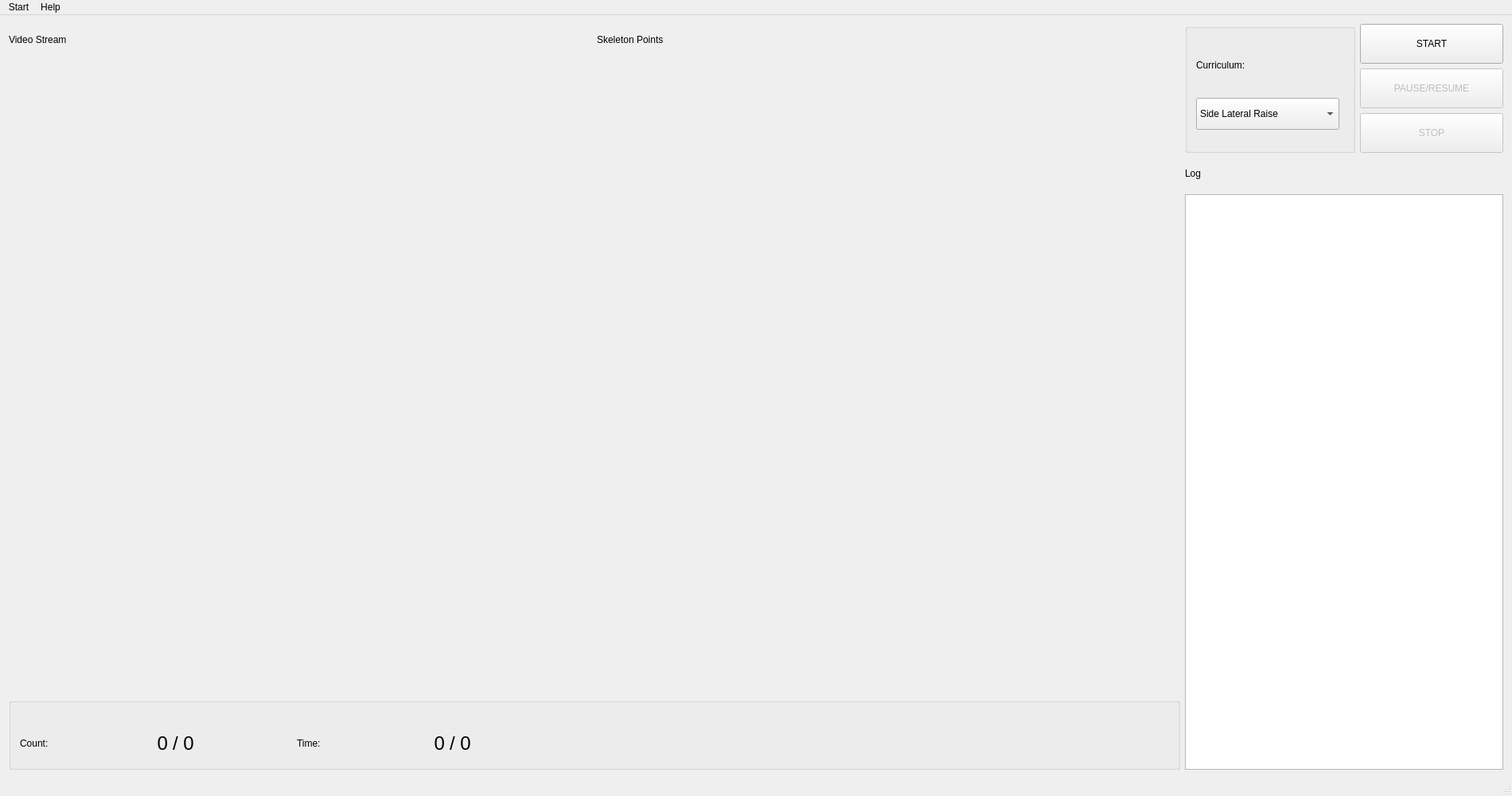
<?xml version="1.0" encoding="UTF-8"?>
<ui version="4.0">
 <class>AIcoacherGUIClass</class>
 <widget class="QMainWindow" name="AIcoacherGUIClass">
  <property name="enabled">
   <bool>true</bool>
  </property>
  <property name="geometry">
   <rect>
    <x>0</x>
    <y>0</y>
    <width>1900</width>
    <height>1000</height>
   </rect>
  </property>
  <property name="minimumSize">
   <size>
    <width>1900</width>
    <height>1000</height>
   </size>
  </property>
  <property name="windowTitle">
   <string>AIcoacher</string>
  </property>
  <widget class="QWidget" name="centralWidget">
   <layout class="QGridLayout" name="gridLayout">
    <item row="0" column="0">
     <layout class="QVBoxLayout" name="verticalLayout_main">
      <property name="spacing">
       <number>5</number>
      </property>
      <item>
       <layout class="QHBoxLayout" name="horizontalLayout_viewers">
        <item>
         <layout class="QVBoxLayout" name="verticalLayout_original">
          <item>
           <widget class="QLabel" name="label_original">
            <property name="minimumSize">
             <size>
              <width>150</width>
              <height>40</height>
             </size>
            </property>
            <property name="maximumSize">
             <size>
              <width>16777215</width>
              <height>40</height>
             </size>
            </property>
            <property name="font">
             <font>
              <family>Microsoft YaHei UI</family>
             </font>
            </property>
            <property name="text">
             <string>Video Stream</string>
            </property>
           </widget>
          </item>
          <item>
           <widget class="QLabel" name="video_original">
            <property name="minimumSize">
             <size>
              <width>500</width>
              <height>500</height>
             </size>
            </property>
            <property name="text">
             <string/>
            </property>
           </widget>
          </item>
         </layout>
        </item>
        <item>
         <layout class="QVBoxLayout" name="verticalLayout_processed">
          <item>
           <widget class="QLabel" name="label_processed">
            <property name="minimumSize">
             <size>
              <width>150</width>
              <height>40</height>
             </size>
            </property>
            <property name="maximumSize">
             <size>
              <width>16777215</width>
              <height>40</height>
             </size>
            </property>
            <property name="font">
             <font>
              <family>Microsoft YaHei UI</family>
             </font>
            </property>
            <property name="text">
             <string>Skeleton Points</string>
            </property>
           </widget>
          </item>
          <item>
           <widget class="QLabel" name="video_processed">
            <property name="minimumSize">
             <size>
              <width>500</width>
              <height>500</height>
             </size>
            </property>
            <property name="frameShape">
             <enum>QFrame::NoFrame</enum>
            </property>
            <property name="frameShadow">
             <enum>QFrame::Raised</enum>
            </property>
            <property name="text">
             <string/>
            </property>
           </widget>
          </item>
         </layout>
        </item>
       </layout>
      </item>
      <item>
       <widget class="QGroupBox" name="groupBox_2">
        <property name="minimumSize">
         <size>
          <width>0</width>
          <height>90</height>
         </size>
        </property>
        <property name="maximumSize">
         <size>
          <width>16777215</width>
          <height>90</height>
         </size>
        </property>
        <property name="title">
         <string/>
        </property>
        <layout class="QHBoxLayout" name="horizontalLayout">
         <item>
          <widget class="QLabel" name="label_count">
           <property name="minimumSize">
            <size>
             <width>90</width>
             <height>80</height>
            </size>
           </property>
           <property name="maximumSize">
            <size>
             <width>90</width>
             <height>80</height>
            </size>
           </property>
           <property name="font">
            <font>
             <family>Microsoft YaHei UI</family>
            </font>
           </property>
           <property name="text">
            <string>Count:</string>
           </property>
          </widget>
         </item>
         <item>
          <widget class="QLabel" name="label_count_num">
           <property name="minimumSize">
            <size>
             <width>90</width>
             <height>80</height>
            </size>
           </property>
           <property name="maximumSize">
            <size>
             <width>90</width>
             <height>80</height>
            </size>
           </property>
           <property name="font">
            <font>
             <family>Microsoft YaHei UI</family>
             <pointsize>18</pointsize>
            </font>
           </property>
           <property name="text">
            <string>0</string>
           </property>
           <property name="alignment">
            <set>Qt::AlignRight|Qt::AlignTrailing|Qt::AlignVCenter</set>
           </property>
          </widget>
         </item>
         <item>
          <widget class="QLabel" name="label_count_max">
           <property name="minimumSize">
            <size>
             <width>150</width>
             <height>80</height>
            </size>
           </property>
           <property name="maximumSize">
            <size>
             <width>150</width>
             <height>80</height>
            </size>
           </property>
           <property name="font">
            <font>
             <family>Microsoft YaHei UI</family>
             <pointsize>18</pointsize>
            </font>
           </property>
           <property name="text">
            <string>/ 0</string>
           </property>
          </widget>
         </item>
         <item>
          <widget class="QLabel" name="label_time">
           <property name="minimumSize">
            <size>
             <width>90</width>
             <height>80</height>
            </size>
           </property>
           <property name="maximumSize">
            <size>
             <width>90</width>
             <height>80</height>
            </size>
           </property>
           <property name="font">
            <font>
             <family>Microsoft YaHei UI</family>
            </font>
           </property>
           <property name="text">
            <string>Time: </string>
           </property>
          </widget>
         </item>
         <item>
          <widget class="QLabel" name="label_time_num">
           <property name="minimumSize">
            <size>
             <width>90</width>
             <height>80</height>
            </size>
           </property>
           <property name="maximumSize">
            <size>
             <width>90</width>
             <height>80</height>
            </size>
           </property>
           <property name="font">
            <font>
             <family>Microsoft YaHei UI</family>
             <pointsize>18</pointsize>
            </font>
           </property>
           <property name="text">
            <string>0</string>
           </property>
           <property name="alignment">
            <set>Qt::AlignRight|Qt::AlignTrailing|Qt::AlignVCenter</set>
           </property>
          </widget>
         </item>
         <item>
          <widget class="QLabel" name="label_time_max">
           <property name="minimumSize">
            <size>
             <width>150</width>
             <height>80</height>
            </size>
           </property>
           <property name="maximumSize">
            <size>
             <width>150</width>
             <height>80</height>
            </size>
           </property>
           <property name="font">
            <font>
             <family>Microsoft YaHei UI</family>
             <pointsize>18</pointsize>
            </font>
           </property>
           <property name="text">
            <string>/ 0</string>
           </property>
          </widget>
         </item>
         <item>
          <widget class="QLabel" name="label_prompt_content">
           <property name="minimumSize">
            <size>
             <width>0</width>
             <height>80</height>
            </size>
           </property>
           <property name="maximumSize">
            <size>
             <width>16777215</width>
             <height>80</height>
            </size>
           </property>
           <property name="font">
            <font>
             <family>Microsoft YaHei UI</family>
            </font>
           </property>
           <property name="text">
            <string/>
           </property>
          </widget>
         </item>
        </layout>
       </widget>
      </item>
     </layout>
    </item>
    <item row="0" column="1">
     <layout class="QVBoxLayout" name="verticalLayout_right">
      <item>
       <layout class="QHBoxLayout" name="horizontalLayout_4">
        <item>
         <widget class="QGroupBox" name="groupBox">
          <property name="minimumSize">
           <size>
            <width>190</width>
            <height>90</height>
           </size>
          </property>
          <property name="title">
           <string/>
          </property>
          <layout class="QVBoxLayout" name="verticalLayout">
           <item>
            <widget class="QLabel" name="label">
             <property name="minimumSize">
              <size>
               <width>180</width>
               <height>40</height>
              </size>
             </property>
             <property name="maximumSize">
              <size>
               <width>180</width>
               <height>40</height>
              </size>
             </property>
             <property name="font">
              <font>
               <family>Microsoft YaHei UI</family>
              </font>
             </property>
             <property name="text">
              <string>Curriculum: </string>
             </property>
            </widget>
           </item>
           <item>
            <widget class="QComboBox" name="comboBox_class">
             <property name="minimumSize">
              <size>
               <width>180</width>
               <height>40</height>
              </size>
             </property>
             <property name="maximumSize">
              <size>
               <width>180</width>
               <height>40</height>
              </size>
             </property>
             <property name="font">
              <font>
               <family>Microsoft YaHei UI</family>
              </font>
             </property>
             <item>
              <property name="text">
               <string>Side Lateral Raise</string>
              </property>
             </item>
             <item>
              <property name="text">
               <string>Y-Stretch</string>
              </property>
             </item>
             <item>
              <property name="text">
               <string>Squat</string>
              </property>
             </item>
            </widget>
           </item>
          </layout>
         </widget>
        </item>
        <item>
         <layout class="QVBoxLayout" name="verticalLayout_2">
          <item>
           <widget class="QPushButton" name="pushButton_start">
            <property name="enabled">
             <bool>true</bool>
            </property>
            <property name="minimumSize">
             <size>
              <width>180</width>
              <height>50</height>
             </size>
            </property>
            <property name="maximumSize">
             <size>
              <width>180</width>
              <height>60</height>
             </size>
            </property>
            <property name="font">
             <font>
              <family>Microsoft YaHei UI</family>
              <weight>50</weight>
              <bold>false</bold>
             </font>
            </property>
            <property name="text">
             <string>START</string>
            </property>
           </widget>
          </item>
          <item>
           <widget class="QPushButton" name="pushButton_suspend">
            <property name="enabled">
             <bool>false</bool>
            </property>
            <property name="minimumSize">
             <size>
              <width>180</width>
              <height>50</height>
             </size>
            </property>
            <property name="maximumSize">
             <size>
              <width>180</width>
              <height>60</height>
             </size>
            </property>
            <property name="font">
             <font>
              <family>Microsoft YaHei UI</family>
              <weight>50</weight>
              <bold>false</bold>
             </font>
            </property>
            <property name="text">
             <string>PAUSE/RESUME</string>
            </property>
           </widget>
          </item>
          <item>
           <widget class="QPushButton" name="pushButton_stop">
            <property name="enabled">
             <bool>false</bool>
            </property>
            <property name="minimumSize">
             <size>
              <width>180</width>
              <height>50</height>
             </size>
            </property>
            <property name="maximumSize">
             <size>
              <width>180</width>
              <height>60</height>
             </size>
            </property>
            <property name="font">
             <font>
              <family>Microsoft YaHei UI</family>
              <weight>50</weight>
              <bold>false</bold>
             </font>
            </property>
            <property name="text">
             <string>STOP</string>
            </property>
           </widget>
          </item>
         </layout>
        </item>
       </layout>
      </item>
      <item>
       <widget class="QLabel" name="label_log">
        <property name="minimumSize">
         <size>
          <width>90</width>
          <height>40</height>
         </size>
        </property>
        <property name="maximumSize">
         <size>
          <width>16777215</width>
          <height>40</height>
         </size>
        </property>
        <property name="font">
         <font>
          <family>Microsoft YaHei UI</family>
         </font>
        </property>
        <property name="text">
         <string>Log</string>
        </property>
       </widget>
      </item>
      <item>
       <widget class="QTextBrowser" name="textBrowser_log">
        <property name="minimumSize">
         <size>
          <width>400</width>
          <height>60</height>
         </size>
        </property>
        <property name="maximumSize">
         <size>
          <width>400</width>
          <height>16777215</height>
         </size>
        </property>
        <property name="font">
         <font>
          <family>Microsoft YaHei UI</family>
         </font>
        </property>
       </widget>
      </item>
     </layout>
    </item>
   </layout>
  </widget>
  <widget class="QMenuBar" name="menuBar">
   <property name="geometry">
    <rect>
     <x>0</x>
     <y>0</y>
     <width>1900</width>
     <height>23</height>
    </rect>
   </property>
   <widget class="QMenu" name="menuFile">
    <property name="title">
     <string>Start</string>
    </property>
    <addaction name="action_load_file"/>
    <addaction name="action_load_camera"/>
    <addaction name="separator"/>
    <addaction name="action_exit"/>
   </widget>
   <widget class="QMenu" name="menu_About">
    <property name="title">
     <string>Help</string>
    </property>
    <addaction name="action_about"/>
   </widget>
   <addaction name="menuFile"/>
   <addaction name="menu_About"/>
  </widget>
  <widget class="QStatusBar" name="statusBar"/>
  <action name="action_exit">
   <property name="text">
    <string>Exit</string>
   </property>
  </action>
  <action name="action_save_video">
   <property name="enabled">
    <bool>false</bool>
   </property>
   <property name="text">
    <string>保存检测视频</string>
   </property>
  </action>
  <action name="action_about">
   <property name="text">
    <string>About</string>
   </property>
  </action>
  <action name="action_save_data">
   <property name="enabled">
    <bool>false</bool>
   </property>
   <property name="text">
    <string>保存动作序列</string>
   </property>
  </action>
  <action name="action_load_file">
   <property name="text">
    <string>Load video file</string>
   </property>
  </action>
  <action name="action_load_camera">
   <property name="enabled">
    <bool>false</bool>
   </property>
   <property name="text">
    <string>Load webcam</string>
   </property>
  </action>
  <action name="action_etract">
   <property name="text">
    <string>_etract</string>
   </property>
  </action>
  <action name="action_extract">
   <property name="enabled">
    <bool>false</bool>
   </property>
   <property name="text">
    <string>动作提取</string>
   </property>
  </action>
  <action name="action_train">
   <property name="enabled">
    <bool>false</bool>
   </property>
   <property name="text">
    <string>动作训练</string>
   </property>
  </action>
  <action name="action_class_edit">
   <property name="enabled">
    <bool>false</bool>
   </property>
   <property name="text">
    <string>课程编辑</string>
   </property>
  </action>
 </widget>
 <layoutdefault spacing="6" margin="11"/>
 <resources>
  <include location="AIcoacherGUI.qrc"/>
 </resources>
 <connections>
  <connection>
   <sender>action_exit</sender>
   <signal>triggered()</signal>
   <receiver>AIcoacherGUIClass</receiver>
   <slot>menuExitClicked()</slot>
   <hints>
    <hint type="sourcelabel">
     <x>-1</x>
     <y>-1</y>
    </hint>
    <hint type="destinationlabel">
     <x>511</x>
     <y>383</y>
    </hint>
   </hints>
  </connection>
  <connection>
   <sender>pushButton_start</sender>
   <signal>clicked()</signal>
   <receiver>AIcoacherGUIClass</receiver>
   <slot>pushButtonStartClicked()</slot>
   <hints>
    <hint type="sourcelabel">
     <x>120</x>
     <y>577</y>
    </hint>
    <hint type="destinationlabel">
     <x>511</x>
     <y>299</y>
    </hint>
   </hints>
  </connection>
  <connection>
   <sender>pushButton_stop</sender>
   <signal>clicked()</signal>
   <receiver>AIcoacherGUIClass</receiver>
   <slot>pushButtonEndClicked()</slot>
   <hints>
    <hint type="sourcelabel">
     <x>120</x>
     <y>743</y>
    </hint>
    <hint type="destinationlabel">
     <x>599</x>
     <y>449</y>
    </hint>
   </hints>
  </connection>
  <connection>
   <sender>pushButton_suspend</sender>
   <signal>clicked()</signal>
   <receiver>AIcoacherGUIClass</receiver>
   <slot>pushButtonSuspendClicked()</slot>
   <hints>
    <hint type="sourcelabel">
     <x>120</x>
     <y>660</y>
    </hint>
    <hint type="destinationlabel">
     <x>599</x>
     <y>449</y>
    </hint>
   </hints>
  </connection>
  <connection>
   <sender>action_load_file</sender>
   <signal>triggered()</signal>
   <receiver>AIcoacherGUIClass</receiver>
   <slot>menuFileLoadClicked()</slot>
   <hints>
    <hint type="sourcelabel">
     <x>-1</x>
     <y>-1</y>
    </hint>
    <hint type="destinationlabel">
     <x>949</x>
     <y>499</y>
    </hint>
   </hints>
  </connection>
  <connection>
   <sender>action_load_camera</sender>
   <signal>triggered()</signal>
   <receiver>AIcoacherGUIClass</receiver>
   <slot>menuCameraLoadClicked()</slot>
   <hints>
    <hint type="sourcelabel">
     <x>-1</x>
     <y>-1</y>
    </hint>
    <hint type="destinationlabel">
     <x>949</x>
     <y>499</y>
    </hint>
   </hints>
  </connection>
  <connection>
   <sender>action_about</sender>
   <signal>triggered()</signal>
   <receiver>AIcoacherGUIClass</receiver>
   <slot>menuAboutClicked()</slot>
   <hints>
    <hint type="sourcelabel">
     <x>-1</x>
     <y>-1</y>
    </hint>
    <hint type="destinationlabel">
     <x>949</x>
     <y>499</y>
    </hint>
   </hints>
  </connection>
 </connections>
 <slots>
  <slot>menuExitClicked()</slot>
  <slot>pushButtonStartClicked()</slot>
  <slot>pushButtonEndClicked()</slot>
  <slot>pushButtonSuspendClicked()</slot>
  <slot>menuFileLoadClicked()</slot>
  <slot>menuCameraLoadClicked()</slot>
  <slot>menuAboutClicked()</slot>
 </slots>
</ui>
